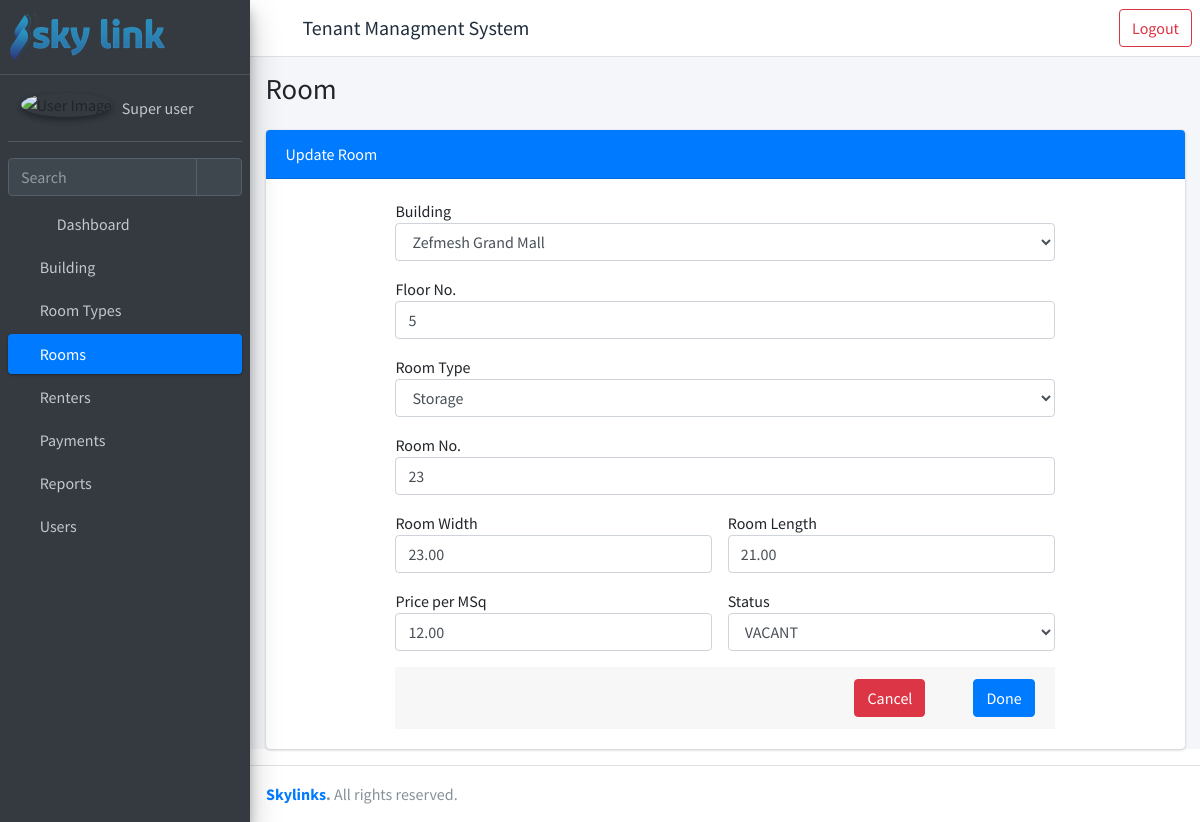
The page /edit-room/7/ (signed in) on the database as committed earlier.
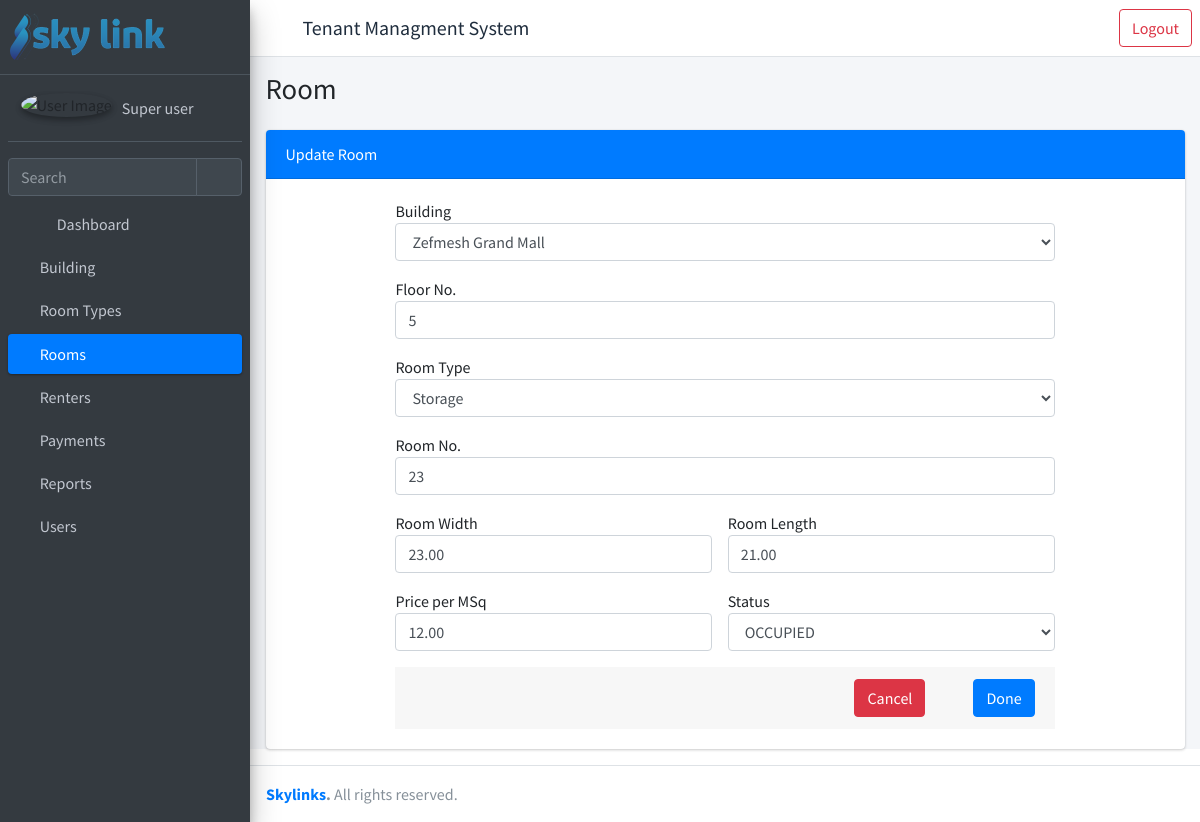
The same page on the database as committed later.
### rent/models.py (models this page shows, shortened)
class Room(models.Model):
    building = models.ForeignKey("rent.Building", verbose_name=_("Building"), on_delete=models.PROTECT)
    floor_no = models.PositiveIntegerField(_("Floor No."))
    room_type = models.ForeignKey("rent.RoomType", verbose_name=_("Room Type"), on_delete=models.PROTECT)
    room_no = models.CharField(_("Room No."),max_length=10)
    width = models.DecimalField(_("Room Width"), max_digits=5, decimal_places=2, blank=True, null=True)
    length = models.DecimalField(_("Room Length"), max_digits=5, decimal_places=2, blank=True, null= True)
    area = models.DecimalField(_("Area"), max_digits=10, decimal_places=2)
    price_msq = models.DecimalField(_("Price per MSq"), max_digits=10, decimal_places=2)
    status = models.CharField(_("Status"), max_length=50, choices=STATUS_CHOICES, default="vacant")
    total_price = models.DecimalField(_("Total Price"), max_digits=10, decimal_places=2)
    is_active = models.BooleanField(default=True)
    created_by = models.ForeignKey(settings.AUTH_USER_MODEL, verbose_name=_("Created By"), on_delete=models.PROTECT, related_name="created_by_room")
    created_date = models.DateTimeField(_("Created Date"), auto_now_add=True)
    updated_by = models.ForeignKey(settings.AUTH_USER_MODEL, verbose_name=_("Updated By"), on_delete=models.PROTECT, related_name="updated_by_room")
    updated_date = models.DateTimeField(_("Updated Date"), auto_now=True)

### rent/views.py (the view, shortened to what this page needs)
# urls.py: path("edit-room/<int:pk>/", views.RoomUpdateView.as_view(), name="update-room"),
class RoomUpdateView(LoginRequiredMixin, RoomUpdatePermissionMixin, UpdateView):
    login_required = True
    model = Room
    form_class = RegisterRoomForm
    context_object_name = "form"
    success_url = reverse_lazy("list-rooms")
    template_name = "rent/register-room.html"
    def get_context_data(self, **kwargs):
        context = super().get_context_data(**kwargs)
        context["title"] = "Room"
        context["card_header"] = "Update Room"
        context["open"] = "room"
        return {**context, **permissions(self.request)}

### rent/forms.py
class RegisterRoomForm(forms.ModelForm):
    def __init__(self, *args, **kwargs) -> None:
        super(RegisterRoomForm, self).__init__(*args, **kwargs)
        for field_name, field in self.fields.items():
            field.widget.attrs['class'] = 'form-control'
    width = forms.DecimalField(min_value=0.00, decimal_places=2, required=False, label="Room Width")
    length = forms.DecimalField(min_value=0.00, decimal_places=2, required=False, label="Room Length")
    class Meta :
        model = Room
        fields = [
            "building",
            "floor_no",
            "room_type",
            "room_no",
            "width",
            "length",
            "price_msq",
            "status"
        ]

### rent/models.py (called while the page is built)
    def __str__(self):
        return self.name

    def __str__(self):
        return self.room_type

### templates/rent/register-room.html (shortened to what this page needs)
{% extends 'rent/homepage.html' %}
{% block main_page %}
<div class="content">
    <div class="container-fluid">
    <div class="card">
      <div class="card-header bg-primary">
      {{card_header}}
      </div>
        <div class="card-body">
          <form class="form" method="POST">
                <div class="form-group w-75 ml-auto mr-auto">
                    Building
                    {{ form.building }}
                </div>
                <div class="form-group w-75 ml-auto mr-auto">
                    Floor No.
                    {{ form.floor_no}}
                </div>
                <div class="form-group w-75 ml-auto mr-auto">
                    Room Type
                    {{ form.room_type }}
                </div>
                <div class="form-group w-75 ml-auto mr-auto">
                    Room No.
                    {{ form.room_no }}
                </div>
                <div class="d-flex flex-row w-75 ml-auto mr-auto">
                    <div class="form-group w-75 ml-auto mr-auto w-50 pr-3">
                        Room Width
                        {{ form.width }}
                    </div>
                    <div class="form-group w-75 ml-auto mr-auto w-50">
                        Room Length
                        {{ form.length }}
                    </div>
                </div>
                <div class="d-flex flex-row w-75 ml-auto mr-auto ">
                    <div class="form-group w-75 ml-auto mr-auto w-50 pr-3">
                        Price per MSq
                        {{ form.price_msq }}
                    </div>
                    <div class="form-group w-75 ml-auto mr-auto w-50">
                        Status
                        {{ form.status }}
                    </div>
                </div>
                <div class="card-footer w-75 mr-auto ml-auto">
                    <input type="submit" class="btn btn-primary float-right ml-5" value="Done">
                </form>
                <button class="btn btn-danger float-right " onclick="javascript:history.go(-1);">Cancel</button>
            </div>
        </div>
    </div>
</div>
</div>
{% endblock main_page %}

Rows that differ between the two databases and show on the page:
changed Room "Zefmesh Grand Mall": status "VACANT" → "OCCUPIED"
